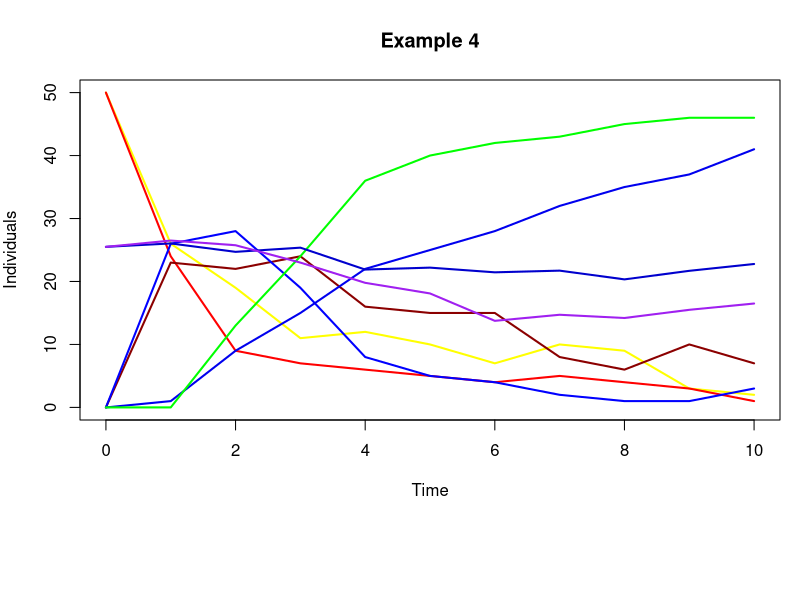

Source code (R):
#*******************************************************************************
#
# Copyright (C) 2017 Jacob Barhak, Leandro Watanabe, Chris Myers 
# This file is part of the SBML Arrays Examples.
#
# This script is free software: you can redistribute it and/or 
# modify it under the terms of the GNU Lesser General Public License as 
# published by the Free Software Foundation, either version 3 of the 
# License, or (at your option) any later version.
#
# ADDITIONAL CLARIFICATION
# This script is distributed in the hope that it will be 
# useful, but "as is" and WITHOUT ANY WARRANTY of any kind, including any 
# warranty that it will not infringe on any property rights of another party 
# or the IMPLIED WARRANTIES OF MERCHANTABILITY or FITNESS FOR A PARTICULAR 
# PURPOSE. THE AUTHORS assume no responsibilities with respect to the use 
# of it.
#  
#*******************************************************************************

year=0:10
data <- read.table("Example4.csv", header=TRUE, sep=",")
health_female_count <- rep(0, 11)
sick_female_count <- rep(0, 11)
dead_female_count <- rep(0,11)
age_female_sum <- rep(0,11)
health_male_count <- rep(0, 11)
sick_male_count <- rep(0, 11)
dead_male_count <- rep(0, 11)
age_male_sum <- rep(0, 11)
for(i in 0:99)
{
  inst <- data[,paste("InstructionNumber",i,sep="_")]
  sex <- data[,paste("Male",i,sep="_")]
  interesting_inst_male = which(inst == 0.1 & sex == 1)
  interesting_inst_female = which(inst == 0.1 & sex == 0)
  if(length(interesting_inst_male) > 0)
  {
    dead <- data[interesting_inst_male,paste("Dead",i,sep="_")]
    health <- data[interesting_inst_male,paste("Healthy",i,sep="_")]
    sick  <- data[interesting_inst_male,paste("Sick",i,sep="_")]
    time <-  data[interesting_inst_male,paste("Time",i,sep="_")]
    age <-  data[interesting_inst_male,paste("Age",i,sep="_")]
    
    health_male_count[time+1] = health_male_count[time+1] + health
    dead_male_count[time+1] = dead_male_count[time+1] + dead
    sick_male_count[time+1] = sick_male_count[time+1] + sick
    age_male_sum[time+1] = age_male_sum[time+1] + age*(health[time+1]+sick[time+1])
  }
  else if(length(interesting_inst_female) > 0)
  {
    dead <- data[interesting_inst_female,paste("Dead",i,sep="_")]
    health <- data[interesting_inst_female,paste("Healthy",i,sep="_")]
    sick  <- data[interesting_inst_female,paste("Sick",i,sep="_")]
    time <-  data[interesting_inst_female,paste("Time",i,sep="_")]
    age <-  data[interesting_inst_female,paste("Age",i,sep="_")]
    
    health_female_count[time+1] = health_female_count[time+1] + health
    dead_female_count[time+1] = dead_female_count[time+1] + dead
    sick_female_count[time+1] = sick_female_count[time+1] + sick
    age_female_sum[time+1] = age_female_sum[time+1] + age*(health[time+1]+sick[time+1])
  }

}

dead_male_count <- cumsum(dead_male_count)
dead_female_count <- cumsum(dead_female_count)
age_female_average <- age_female_sum/(sick_female_count+health_female_count)
age_male_average <- age_male_sum/(sick_male_count+health_male_count)

#colors = c("red", "yellow", "blue4", "dark red", "green1", "blue", "purple", "blue3")
colors = c(  "yellow", "red", "dark red", "blue1", "blue2", "green1", "blue3", "purple")


par(mar = c(9,4,4,1))
# Lines reordered alternating F,M groupd by Healthy, Sick, Dead, Age
plot(year, health_female_count, type='l', col=colors[1], main='Example 4', ylab='Individuals', xlab = 'Time', ylim=c(0,50),lwd=2)
lines(year, health_male_count, type='l', col=colors[2], lwd=2)

lines(year, sick_female_count, type='l', col=colors[3],lwd=2)
lines(year, sick_male_count, type='l', col=colors[4],lwd=2)

lines(year, dead_female_count, type='l', col=colors[5],lwd=2)
lines(year, dead_male_count, type='l', col=colors[6],lwd=2)

lines(year, age_female_average, type='l', col=colors[7],lwd=2)
lines(year, age_male_average, type='l', col=colors[8],lwd=2)

#legend('bottom', legend=c('Healthy M', 'Healthy F', 'Sick M', 'Sick F', 'Dead M', 'Dead F', 'Age Age M',   'Avg Age F'), col=colors,inset=c(0,-0.9), lwd=2,ncol=2,xpd = TRUE,lty=1)
legend('bottom', legend=c( 'Healthy F', 'Healthy M','Sick F', 'Sick M','Dead F','Dead M', 'Avg Age F',   'Avg Age M'), col=colors,inset=c(0,-0.9), lwd=2,ncol=4,xpd = TRUE,lty=1)





